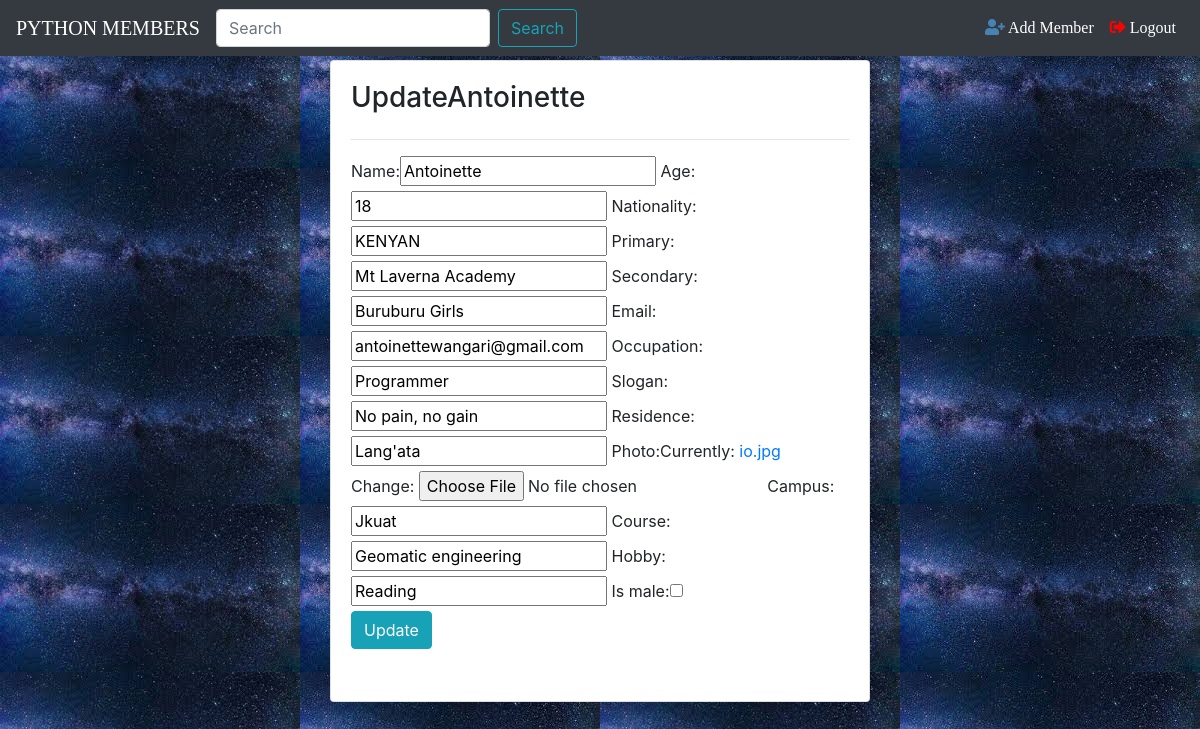
/1/update, run on the app's committed database.
### anto/models.py (models this page shows, shortened)
class Member(models.Model):
    name=models.CharField(max_length=40)
    age=models.IntegerField()
    nationality=models.CharField(max_length=40)
    primary=models.CharField(max_length=40)
    secondary=models.CharField(max_length=40)
    email=models.EmailField()
    occupation=models.CharField(max_length=40)
    slogan=models.CharField(max_length=50)
    residence=models.CharField(max_length=40)
    photo=models.ImageField()
    campus=models.CharField(max_length=40)
    course=models.CharField(max_length=60)
    hobby=models.CharField(max_length=40)
    is_male=models.BooleanField(default=True)

### anto/views.py (the view)
# urls.py: path('<int:pk>/update',views.MemberUpdateView.as_view(),name='update-member'),
class MemberUpdateView(UpdateView):
    model = Member
    fields = '__all__'

### anto/templates/anto/member_form.html (shortened to what this page needs)
{%extends 'anto/base.html' %}
{% block content%}
    <div class="row">
        <div class="col-sm-3"></div>
        <div class="col-sm-6">
            <div class="card card-body my-1">
                <h3 class="text-capitalize">{%if object%}Update{{object.name}}{%else%}Add Member {%endif%}</h3>
                <hr>
                <form method="post" enctype="multipart/form-data">
                {{form}}
                <div class="form-group">
                    <button type="submit" class="btn btn-info">{%if object%}Update{%else%}Submit{%endif%}</button>
                    </div>
                </form>
            </div>
        </div>
    </div>
{%endblock%}

### anto/static/anto/css/style.css (style rules this page uses)
body { background: url("../images/background.jpg"); }

### data on the page
Member: name "Antoinette", age "18", nationality "KENYAN", primary "Mt Laverna Academy", secondary "Buruburu Girls", email "antoinettewangari@gmail.com", occupation "Programmer", slogan "No pain, no gain", residence "Lang'ata", campus "Jkuat", course "Geomatic engineering", hobby "Reading"
